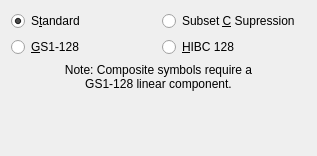
<?xml version="1.0" encoding="UTF-8"?>
<ui version="4.0">
 <class>grpC128</class>
 <widget class="QWidget" name="grpC128">
  <property name="geometry">
   <rect>
    <x>0</x>
    <y>0</y>
    <width>317</width>
    <height>156</height>
   </rect>
  </property>
  <property name="windowTitle">
   <string>Form</string>
  </property>
  <layout class="QVBoxLayout" name="verticalLayout">
   <item>
    <layout class="QGridLayout" name="gridLayout">
     <item row="0" column="0">
      <widget class="QRadioButton" name="radC128Stand">
       <property name="text">
        <string>S&amp;tandard</string>
       </property>
       <property name="checked">
        <bool>true</bool>
       </property>
      </widget>
     </item>
     <item row="0" column="1">
      <widget class="QRadioButton" name="radC128CSup">
       <property name="text">
        <string>Subset &amp;C Supression</string>
       </property>
      </widget>
     </item>
     <item row="1" column="0">
      <widget class="QRadioButton" name="radC128EAN">
       <property name="text">
        <string>&amp;GS1-128</string>
       </property>
      </widget>
     </item>
     <item row="1" column="1">
      <widget class="QRadioButton" name="radC128HIBC">
       <property name="text">
        <string>&amp;HIBC 128</string>
       </property>
      </widget>
     </item>
    </layout>
   </item>
   <item>
    <widget class="QLabel" name="lblC128">
     <property name="text">
      <string>&lt;!DOCTYPE HTML PUBLIC &quot;-//W3C//DTD HTML 4.0//EN&quot; &quot;http://www.w3.org/TR/REC-html40/strict.dtd&quot;&gt;
&lt;html&gt;&lt;head&gt;&lt;meta name=&quot;qrichtext&quot; content=&quot;1&quot; /&gt;&lt;style type=&quot;text/css&quot;&gt;
p, li { white-space: pre-wrap; }
&lt;/style&gt;&lt;/head&gt;&lt;body style=&quot; font-family:'Sans Serif'; font-size:9pt; font-weight:400; font-style:normal;&quot;&gt;
&lt;p align=&quot;center&quot; style=&quot; margin-top:0px; margin-bottom:0px; margin-left:0px; margin-right:0px; -qt-block-indent:0; text-indent:0px;&quot;&gt;Note: Composite symbols require a&lt;/p&gt;
&lt;p align=&quot;center&quot; style=&quot; margin-top:0px; margin-bottom:0px; margin-left:0px; margin-right:0px; -qt-block-indent:0; text-indent:0px;&quot;&gt;GS1-128 linear component.&lt;/p&gt;&lt;/body&gt;&lt;/html&gt;</string>
     </property>
    </widget>
   </item>
   <item>
    <spacer name="verticalSpacer">
     <property name="orientation">
      <enum>Qt::Vertical</enum>
     </property>
     <property name="sizeHint" stdset="0">
      <size>
       <width>20</width>
       <height>43</height>
      </size>
     </property>
    </spacer>
   </item>
  </layout>
 </widget>
 <resources/>
 <connections/>
</ui>
